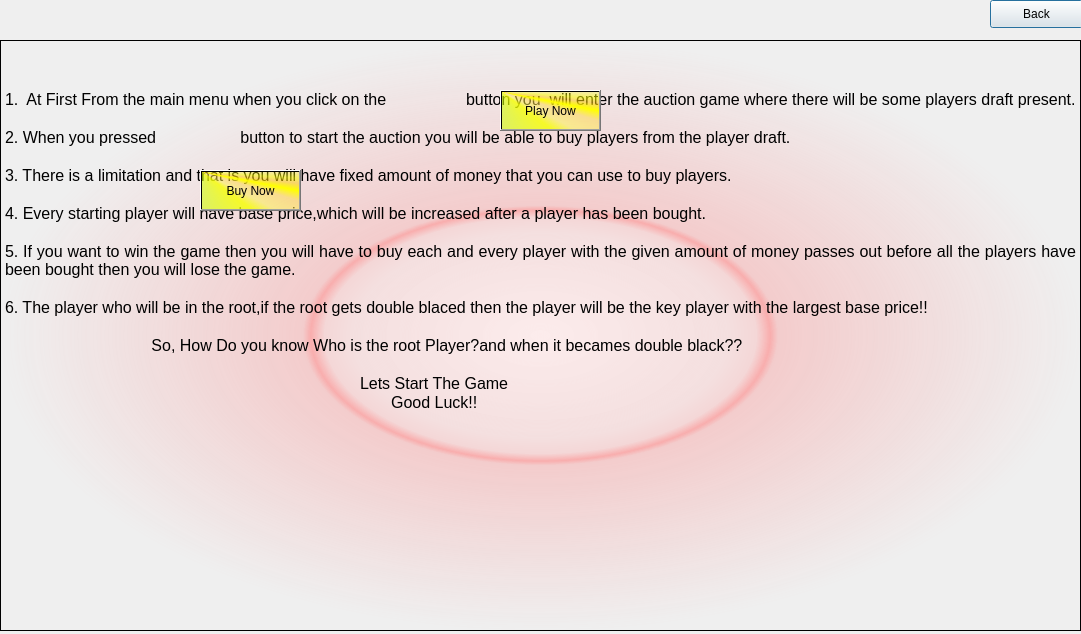
<?xml version="1.0" encoding="UTF-8"?>
<ui version="4.0">
 <class>HelpDialog</class>
 <widget class="QDialog" name="HelpDialog">
  <property name="geometry">
   <rect>
    <x>0</x>
    <y>0</y>
    <width>1081</width>
    <height>634</height>
   </rect>
  </property>
  <property name="windowTitle">
   <string>Dialog</string>
  </property>
  <widget class="QLabel" name="label">
   <property name="geometry">
    <rect>
     <x>0</x>
     <y>0</y>
     <width>1091</width>
     <height>641</height>
    </rect>
   </property>
   <property name="text">
    <string/>
   </property>
   <property name="pixmap">
    <pixmap>../../Pictures/abstract-2597264_1280.jpg</pixmap>
   </property>
  </widget>
  <widget class="QPushButton" name="Back">
   <property name="geometry">
    <rect>
     <x>990</x>
     <y>0</y>
     <width>93</width>
     <height>28</height>
    </rect>
   </property>
   <property name="text">
    <string>Back</string>
   </property>
  </widget>
  <widget class="QTextBrowser" name="textBrowser">
   <property name="geometry">
    <rect>
     <x>0</x>
     <y>40</y>
     <width>1081</width>
     <height>591</height>
    </rect>
   </property>
   <property name="styleSheet">
    <string notr="true">background-color: qradialgradient(spread:pad, cx:0.5, cy:0.5, radius:0.5, fx:0.5, fy:0.5, stop:0 rgba(255, 235, 235, 206), stop:0.35 rgba(255, 188, 188, 80), stop:0.4 rgba(255, 162, 162, 80), stop:0.425 rgba(255, 132, 132, 156), stop:0.44 rgba(252, 128, 128, 80), stop:1 rgba(255, 255, 255, 0));
font: 8pt &quot;Algerian&quot;;</string>
   </property>
   <property name="html">
    <string>&lt;!DOCTYPE HTML PUBLIC &quot;-//W3C//DTD HTML 4.0//EN&quot; &quot;http://www.w3.org/TR/REC-html40/strict.dtd&quot;&gt;
&lt;html&gt;&lt;head&gt;&lt;meta name=&quot;qrichtext&quot; content=&quot;1&quot; /&gt;&lt;style type=&quot;text/css&quot;&gt;
p, li { white-space: pre-wrap; }
&lt;/style&gt;&lt;/head&gt;&lt;body style=&quot; font-family:'Algerian'; font-size:8pt; font-weight:400; font-style:normal;&quot;&gt;
&lt;p align=&quot;justify&quot; style=&quot;-qt-paragraph-type:empty; margin-top:0px; margin-bottom:0px; margin-left:0px; margin-right:0px; -qt-block-indent:0; text-indent:0px; font-family:'MS Shell Dlg 2'; font-size:7.8pt;&quot;&gt;&lt;br /&gt;&lt;/p&gt;
&lt;p align=&quot;justify&quot; style=&quot;-qt-paragraph-type:empty; margin-top:0px; margin-bottom:0px; margin-left:0px; margin-right:0px; -qt-block-indent:0; text-indent:0px; font-family:'MS Shell Dlg 2'; font-size:7.8pt;&quot;&gt;&lt;br /&gt;&lt;/p&gt;
&lt;p align=&quot;justify&quot; style=&quot;-qt-paragraph-type:empty; margin-top:0px; margin-bottom:0px; margin-left:0px; margin-right:0px; -qt-block-indent:0; text-indent:0px; font-family:'MS Shell Dlg 2'; font-size:12pt;&quot;&gt;&lt;br /&gt;&lt;/p&gt;
&lt;p align=&quot;justify&quot; style=&quot; margin-top:0px; margin-bottom:0px; margin-left:0px; margin-right:0px; -qt-block-indent:0; text-indent:0px;&quot;&gt;&lt;span style=&quot; font-family:'MS Shell Dlg 2'; font-size:12pt;&quot;&gt;1.  At First From the main menu when you click on the                  button you  will enter the auction game where there will be some players draft present.&lt;/span&gt;&lt;/p&gt;
&lt;p align=&quot;justify&quot; style=&quot;-qt-paragraph-type:empty; margin-top:0px; margin-bottom:0px; margin-left:0px; margin-right:0px; -qt-block-indent:0; text-indent:0px; font-family:'MS Shell Dlg 2'; font-size:12pt;&quot;&gt;&lt;br /&gt;&lt;/p&gt;
&lt;p align=&quot;justify&quot; style=&quot; margin-top:0px; margin-bottom:0px; margin-left:0px; margin-right:0px; -qt-block-indent:0; text-indent:0px;&quot;&gt;&lt;span style=&quot; font-family:'MS Shell Dlg 2'; font-size:12pt;&quot;&gt;2. When you pressed                   button to start the auction you will be able to buy players from the player draft.&lt;/span&gt;&lt;/p&gt;
&lt;p align=&quot;justify&quot; style=&quot;-qt-paragraph-type:empty; margin-top:0px; margin-bottom:0px; margin-left:0px; margin-right:0px; -qt-block-indent:0; text-indent:0px; font-family:'MS Shell Dlg 2'; font-size:12pt;&quot;&gt;&lt;br /&gt;&lt;/p&gt;
&lt;p align=&quot;justify&quot; style=&quot; margin-top:0px; margin-bottom:0px; margin-left:0px; margin-right:0px; -qt-block-indent:0; text-indent:0px;&quot;&gt;&lt;span style=&quot; font-family:'MS Shell Dlg 2'; font-size:12pt;&quot;&gt;3. There is a limitation and that is you will have fixed amount of money that you can use to buy players.&lt;/span&gt;&lt;/p&gt;
&lt;p align=&quot;justify&quot; style=&quot;-qt-paragraph-type:empty; margin-top:0px; margin-bottom:0px; margin-left:0px; margin-right:0px; -qt-block-indent:0; text-indent:0px; font-family:'MS Shell Dlg 2'; font-size:12pt;&quot;&gt;&lt;br /&gt;&lt;/p&gt;
&lt;p align=&quot;justify&quot; style=&quot; margin-top:0px; margin-bottom:0px; margin-left:0px; margin-right:0px; -qt-block-indent:0; text-indent:0px;&quot;&gt;&lt;span style=&quot; font-family:'MS Shell Dlg 2'; font-size:12pt;&quot;&gt;4. Every starting player will have base price,which will be increased after a player has been bought.&lt;/span&gt;&lt;/p&gt;
&lt;p align=&quot;justify&quot; style=&quot;-qt-paragraph-type:empty; margin-top:0px; margin-bottom:0px; margin-left:0px; margin-right:0px; -qt-block-indent:0; text-indent:0px; font-family:'MS Shell Dlg 2'; font-size:12pt;&quot;&gt;&lt;br /&gt;&lt;/p&gt;
&lt;p align=&quot;justify&quot; style=&quot; margin-top:0px; margin-bottom:0px; margin-left:0px; margin-right:0px; -qt-block-indent:0; text-indent:0px;&quot;&gt;&lt;span style=&quot; font-family:'MS Shell Dlg 2'; font-size:12pt;&quot;&gt;5. If you want to win the game then you will have to buy each and every player with the given amount of money passes out before all the players have been bought then you will lose the game. &lt;/span&gt;&lt;/p&gt;
&lt;p align=&quot;justify&quot; style=&quot;-qt-paragraph-type:empty; margin-top:0px; margin-bottom:0px; margin-left:0px; margin-right:0px; -qt-block-indent:0; text-indent:0px; font-family:'MS Shell Dlg 2'; font-size:12pt;&quot;&gt;&lt;br /&gt;&lt;/p&gt;
&lt;p align=&quot;justify&quot; style=&quot; margin-top:0px; margin-bottom:0px; margin-left:0px; margin-right:0px; -qt-block-indent:0; text-indent:0px;&quot;&gt;&lt;span style=&quot; font-family:'MS Shell Dlg 2'; font-size:12pt;&quot;&gt;6. The player who will be in the root,if the root gets double blaced then the player will be the key player with the largest base price!! &lt;/span&gt;&lt;/p&gt;
&lt;p align=&quot;justify&quot; style=&quot;-qt-paragraph-type:empty; margin-top:0px; margin-bottom:0px; margin-left:0px; margin-right:0px; -qt-block-indent:0; text-indent:0px; font-family:'MS Shell Dlg 2'; font-size:12pt;&quot;&gt;&lt;br /&gt;&lt;/p&gt;
&lt;p align=&quot;justify&quot; style=&quot; margin-top:0px; margin-bottom:0px; margin-left:0px; margin-right:0px; -qt-block-indent:0; text-indent:0px;&quot;&gt;&lt;span style=&quot; font-family:'MS Shell Dlg 2'; font-size:12pt;&quot;&gt;                                 So, How Do you know Who is the root Player?and when it becames double black?? &lt;/span&gt;&lt;/p&gt;
&lt;p align=&quot;justify&quot; style=&quot;-qt-paragraph-type:empty; margin-top:0px; margin-bottom:0px; margin-left:0px; margin-right:0px; -qt-block-indent:0; text-indent:0px; font-family:'MS Shell Dlg 2'; font-size:12pt;&quot;&gt;&lt;br /&gt;&lt;/p&gt;
&lt;p align=&quot;justify&quot; style=&quot; margin-top:0px; margin-bottom:0px; margin-left:0px; margin-right:0px; -qt-block-indent:0; text-indent:0px;&quot;&gt;&lt;span style=&quot; font-family:'MS Shell Dlg 2'; font-size:12pt;&quot;&gt;                                                                                Lets Start The Game&lt;/span&gt;&lt;/p&gt;
&lt;p align=&quot;justify&quot; style=&quot; margin-top:0px; margin-bottom:0px; margin-left:0px; margin-right:0px; -qt-block-indent:0; text-indent:0px;&quot;&gt;&lt;span style=&quot; font-family:'MS Shell Dlg 2'; font-size:12pt;&quot;&gt;                                                                                       Good Luck!!&lt;/span&gt;&lt;/p&gt;
&lt;p align=&quot;justify&quot; style=&quot;-qt-paragraph-type:empty; margin-top:0px; margin-bottom:0px; margin-left:0px; margin-right:0px; -qt-block-indent:0; text-indent:0px; font-family:'MS Shell Dlg 2'; font-size:12pt;&quot;&gt;&lt;br /&gt;&lt;/p&gt;&lt;/body&gt;&lt;/html&gt;</string>
   </property>
  </widget>
  <widget class="QPushButton" name="pushButton">
   <property name="geometry">
    <rect>
     <x>500</x>
     <y>90</y>
     <width>101</width>
     <height>41</height>
    </rect>
   </property>
   <property name="styleSheet">
    <string notr="true">font: 10pt &quot;Algerian&quot;;
background-color: qconicalgradient(cx:0, cy:0, angle:135, stop:0 rgba(255, 255, 0, 65), stop:0.288557 rgba(57, 255, 0, 69), stop:0.45 rgba(247, 255, 0, 208), stop:0.477581 rgba(255, 244, 71, 130), stop:0.518717 rgba(255, 218, 71, 130), stop:0.55 rgba(255, 255, 0, 255), stop:0.57754 rgba(255, 203, 0, 130), stop:0.597015 rgba(251, 255, 0, 145), stop:0.625 rgba(255, 255, 0, 69), stop:1 rgba(255, 255, 0, 69));</string>
   </property>
   <property name="text">
    <string>Play Now</string>
   </property>
  </widget>
  <widget class="QPushButton" name="pushButton_2">
   <property name="geometry">
    <rect>
     <x>200</x>
     <y>170</y>
     <width>101</width>
     <height>41</height>
    </rect>
   </property>
   <property name="styleSheet">
    <string notr="true">font: 10pt &quot;Algerian&quot;;
background-color: qconicalgradient(cx:0, cy:0, angle:135, stop:0 rgba(255, 255, 0, 65), stop:0.288557 rgba(57, 255, 0, 69), stop:0.45 rgba(247, 255, 0, 208), stop:0.477581 rgba(255, 244, 71, 130), stop:0.518717 rgba(255, 218, 71, 130), stop:0.55 rgba(255, 255, 0, 255), stop:0.57754 rgba(255, 203, 0, 130), stop:0.597015 rgba(251, 255, 0, 145), stop:0.625 rgba(255, 255, 0, 69), stop:1 rgba(255, 255, 0, 69));</string>
   </property>
   <property name="text">
    <string>Buy Now</string>
   </property>
  </widget>
 </widget>
 <resources/>
 <connections/>
</ui>
